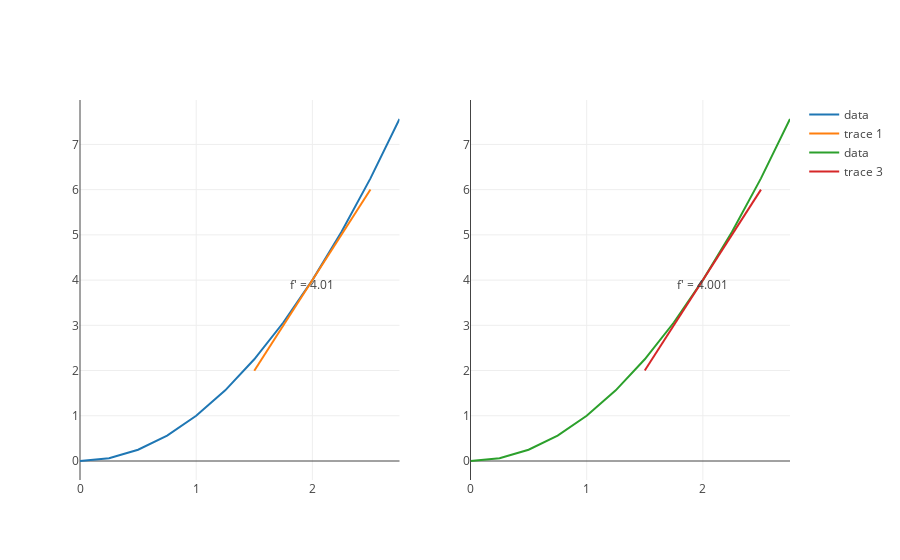

Notebook cell for this chart:
### Markdown cell above
> The graphs above illustrate when $\Delta x = 1$  and when $\Delta x = .1$  The graph to the left, with a smaller $\Delta x$ has a more tangent line.

Let's keep decreasing $\Delta x$ and see if we can approach the derivative even further.

### Code cell
tangent_x_squared_delta_hundredth = derivative_trace(x_squared, 2, 1, .01)
tangent_x_squared_delta_thousandth = derivative_trace(x_squared, 2, 1, .001)
subplots = make_subplots([trace_x_squared_to_three, tangent_x_squared_delta_hundredth], [trace_x_squared_to_three, tangent_x_squared_delta_thousandth])

### Figure 1 — Plotly figure (JSON) as saved in the notebook; plotly's stock layout.template omitted (floating-point values rounded to 4 significant figures)
{"data": [{"mode": "lines", "name": "data", "text": [], "type": "scatter", "uid": "ceea06e2-cce6-11e9-a922-331f268bd75e", "x": [0, 0.25, 0.5, 0.75, 1, 1.25, 1.5, 1.75, 2, 2.25, 2.5, 2.75], "xaxis": "x", "y": [0, 0.0625, 0.25, 0.5625, 1, 1.562, 2.25, 3.062, 4, 5.062, 6.25, 7.562], "yaxis": "y"}, {"mode": "text+lines", "text": ["", "f' = 4.01", ""], "textposition": "bottom center", "type": "scatter", "uid": "ceeba11e-cce6-11e9-a922-331f268bd75e", "x": [1.5, 2, 2.5], "xaxis": "x", "y": [1.995, 4, 6.005], "yaxis": "y"}, {"mode": "lines", "name": "data", "text": [], "type": "scatter", "uid": "ceed0e64-cce6-11e9-a922-331f268bd75e", "x": [0, 0.25, 0.5, 0.75, 1, 1.25, 1.5, 1.75, 2, 2.25, 2.5, 2.75], "xaxis": "x2", "y": [0, 0.0625, 0.25, 0.5625, 1, 1.562, 2.25, 3.062, 4, 5.062, 6.25, 7.562], "yaxis": "y2"}, {"mode": "text+lines", "text": ["", "f' = 4.001", ""], "textposition": "bottom center", "type": "scatter", "uid": "ceee92a2-cce6-11e9-a922-331f268bd75e", "x": [1.5, 2, 2.5], "xaxis": "x2", "y": [1.999, 4, 6.001], "yaxis": "y2"}], "layout": {"xaxis": {"anchor": "y", "domain": [0, 0.45]}, "xaxis2": {"anchor": "y2", "domain": [0.55, 1]}, "yaxis": {"anchor": "x", "domain": [0, 1]}, "yaxis2": {"anchor": "x2", "domain": [0, 1]}}}
